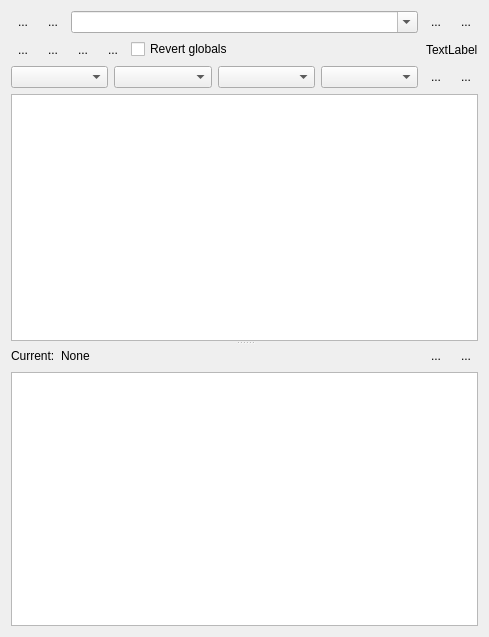
<?xml version="1.0" encoding="UTF-8"?>
<ui version="4.0">
 <class>Form</class>
 <widget class="QWidget" name="Form">
  <property name="geometry">
   <rect>
    <x>0</x>
    <y>0</y>
    <width>489</width>
    <height>637</height>
   </rect>
  </property>
  <property name="windowTitle">
   <string>Todo List</string>
  </property>
  <layout class="QVBoxLayout" name="verticalLayout_2">
   <item>
    <layout class="QHBoxLayout" name="horizontalLayout_3">
     <item>
      <widget class="QToolButton" name="exportXmlButton">
       <property name="text">
        <string>...</string>
       </property>
       <property name="icon">
        <iconset resource="Experiment.qrc">
         <normaloff>:/kde/icons/ExportToXMLFile-48.png</normaloff>:/kde/icons/ExportToXMLFile-48.png</iconset>
       </property>
       <property name="autoRaise">
        <bool>true</bool>
       </property>
      </widget>
     </item>
     <item>
      <widget class="QToolButton" name="toolButtonDelete">
       <property name="text">
        <string>...</string>
       </property>
       <property name="icon">
        <iconset resource="Experiment.qrc">
         <normaloff>:/openicon/icons/edit-clear-locationbar-ltr.png</normaloff>:/openicon/icons/edit-clear-locationbar-ltr.png</iconset>
       </property>
       <property name="iconSize">
        <size>
         <width>24</width>
         <height>24</height>
        </size>
       </property>
       <property name="autoRaise">
        <bool>true</bool>
       </property>
      </widget>
     </item>
     <item>
      <widget class="QComboBox" name="comboBoxListCache">
       <property name="editable">
        <bool>true</bool>
       </property>
       <property name="maxVisibleItems">
        <number>100</number>
       </property>
      </widget>
     </item>
     <item>
      <widget class="QToolButton" name="toolButtonSave">
       <property name="text">
        <string>...</string>
       </property>
       <property name="icon">
        <iconset resource="Experiment.qrc">
         <normaloff>:/kde/icons/filesave.png</normaloff>:/kde/icons/filesave.png</iconset>
       </property>
       <property name="autoRaise">
        <bool>true</bool>
       </property>
      </widget>
     </item>
     <item>
      <widget class="QToolButton" name="toolButtonReload">
       <property name="text">
        <string>...</string>
       </property>
       <property name="icon">
        <iconset resource="Experiment.qrc">
         <normaloff>:/openicon/icons/document-revert-5.png</normaloff>:/openicon/icons/document-revert-5.png</iconset>
       </property>
       <property name="iconSize">
        <size>
         <width>24</width>
         <height>24</height>
        </size>
       </property>
       <property name="autoRaise">
        <bool>true</bool>
       </property>
      </widget>
     </item>
    </layout>
   </item>
   <item>
    <layout class="QHBoxLayout" name="horizontalLayout">
     <item>
      <widget class="QToolButton" name="runButton">
       <property name="text">
        <string>...</string>
       </property>
       <property name="icon">
        <iconset resource="Experiment.qrc">
         <normaloff>:/openicon/icons/media-playback-start-7.png</normaloff>:/openicon/icons/media-playback-start-7.png</iconset>
       </property>
       <property name="iconSize">
        <size>
         <width>16</width>
         <height>16</height>
        </size>
       </property>
       <property name="autoRaise">
        <bool>true</bool>
       </property>
      </widget>
     </item>
     <item>
      <widget class="QToolButton" name="stopButton">
       <property name="text">
        <string>...</string>
       </property>
       <property name="icon">
        <iconset resource="Experiment.qrc">
         <normaloff>:/openicon/icons/media-playback-stop-7.png</normaloff>:/openicon/icons/media-playback-stop-7.png</iconset>
       </property>
       <property name="iconSize">
        <size>
         <width>16</width>
         <height>16</height>
        </size>
       </property>
       <property name="autoRaise">
        <bool>true</bool>
       </property>
      </widget>
     </item>
     <item>
      <widget class="QToolButton" name="stopImmediatelyButton">
       <property name="text">
        <string>...</string>
       </property>
       <property name="icon">
        <iconset resource="Experiment.qrc">
         <normaloff>:/openicon/icons/road-sign-us-stop.png</normaloff>:/openicon/icons/road-sign-us-stop.png</iconset>
       </property>
       <property name="autoRaise">
        <bool>true</bool>
       </property>
      </widget>
     </item>
     <item>
      <widget class="QToolButton" name="repeatButton">
       <property name="text">
        <string>...</string>
       </property>
       <property name="icon">
        <iconset resource="Experiment.qrc">
         <normaloff>:/petersIcons/icons/Repeat-disabled-01.png</normaloff>
         <normalon>:/petersIcons/icons/Repeat-enabled-01.png</normalon>:/petersIcons/icons/Repeat-disabled-01.png</iconset>
       </property>
       <property name="iconSize">
        <size>
         <width>16</width>
         <height>16</height>
        </size>
       </property>
       <property name="checkable">
        <bool>true</bool>
       </property>
       <property name="autoRaise">
        <bool>true</bool>
       </property>
      </widget>
     </item>
     <item>
      <widget class="QCheckBox" name="revertCheckBox">
       <property name="toolTip">
        <string>Revert globals after each measurement</string>
       </property>
       <property name="text">
        <string>Revert globals</string>
       </property>
      </widget>
     </item>
     <item>
      <spacer name="horizontalSpacer">
       <property name="orientation">
        <enum>Qt::Horizontal</enum>
       </property>
       <property name="sizeHint" stdset="0">
        <size>
         <width>40</width>
         <height>20</height>
        </size>
       </property>
      </spacer>
     </item>
     <item>
      <widget class="QLabel" name="statusLabel">
       <property name="text">
        <string>TextLabel</string>
       </property>
      </widget>
     </item>
    </layout>
   </item>
   <item>
    <layout class="QHBoxLayout" name="horizontalLayout_2">
     <item>
      <widget class="QComboBox" name="scanSelectionBox">
       <property name="maxVisibleItems">
        <number>100</number>
       </property>
      </widget>
     </item>
     <item>
      <widget class="QComboBox" name="measurementSelectionBox">
       <property name="maxVisibleItems">
        <number>100</number>
       </property>
      </widget>
     </item>
     <item>
      <widget class="QComboBox" name="evaluationSelectionBox">
       <property name="maxVisibleItems">
        <number>100</number>
       </property>
      </widget>
     </item>
     <item>
      <widget class="QComboBox" name="analysisSelectionBox">
       <property name="maxVisibleItems">
        <number>100</number>
       </property>
      </widget>
     </item>
     <item>
      <widget class="QToolButton" name="addMeasurementButton">
       <property name="text">
        <string>...</string>
       </property>
       <property name="icon">
        <iconset resource="Experiment.qrc">
         <normaloff>:/openicon/icons/edit-add.png</normaloff>:/openicon/icons/edit-add.png</iconset>
       </property>
       <property name="autoRaise">
        <bool>true</bool>
       </property>
      </widget>
     </item>
     <item>
      <widget class="QToolButton" name="removeMeasurementButton">
       <property name="text">
        <string>...</string>
       </property>
       <property name="icon">
        <iconset resource="Experiment.qrc">
         <normaloff>:/openicon/icons/edit_remove.png</normaloff>:/openicon/icons/edit_remove.png</iconset>
       </property>
       <property name="autoRaise">
        <bool>true</bool>
       </property>
      </widget>
     </item>
    </layout>
   </item>
   <item>
    <widget class="QSplitter" name="splitter">
     <property name="orientation">
      <enum>Qt::Vertical</enum>
     </property>
     <widget class="QTableView" name="tableView"/>
     <widget class="QWidget" name="layoutWidget">
      <layout class="QVBoxLayout" name="verticalLayout">
       <item>
        <layout class="QHBoxLayout" name="horizontalLayout_4">
         <item>
          <widget class="QLabel" name="label">
           <property name="text">
            <string>Current:</string>
           </property>
          </widget>
         </item>
         <item>
          <widget class="QLabel" name="currentlySelectedLabel">
           <property name="text">
            <string>None</string>
           </property>
          </widget>
         </item>
         <item>
          <spacer name="horizontalSpacer_2">
           <property name="orientation">
            <enum>Qt::Horizontal</enum>
           </property>
           <property name="sizeHint" stdset="0">
            <size>
             <width>40</width>
             <height>20</height>
            </size>
           </property>
          </spacer>
         </item>
         <item>
          <widget class="QToolButton" name="addSettingButton">
           <property name="text">
            <string>...</string>
           </property>
           <property name="icon">
            <iconset resource="Experiment.qrc">
             <normaloff>:/openicon/icons/edit-add.png</normaloff>:/openicon/icons/edit-add.png</iconset>
           </property>
           <property name="autoRaise">
            <bool>true</bool>
           </property>
          </widget>
         </item>
         <item>
          <widget class="QToolButton" name="removeSettingButton">
           <property name="text">
            <string>...</string>
           </property>
           <property name="icon">
            <iconset resource="Experiment.qrc">
             <normaloff>:/openicon/icons/edit_remove.png</normaloff>:/openicon/icons/edit_remove.png</iconset>
           </property>
           <property name="autoRaise">
            <bool>true</bool>
           </property>
          </widget>
         </item>
        </layout>
       </item>
       <item>
        <widget class="QTableView" name="settingTableView"/>
       </item>
      </layout>
     </widget>
    </widget>
   </item>
  </layout>
 </widget>
 <resources>
  <include location="Experiment.qrc"/>
 </resources>
 <connections/>
</ui>
